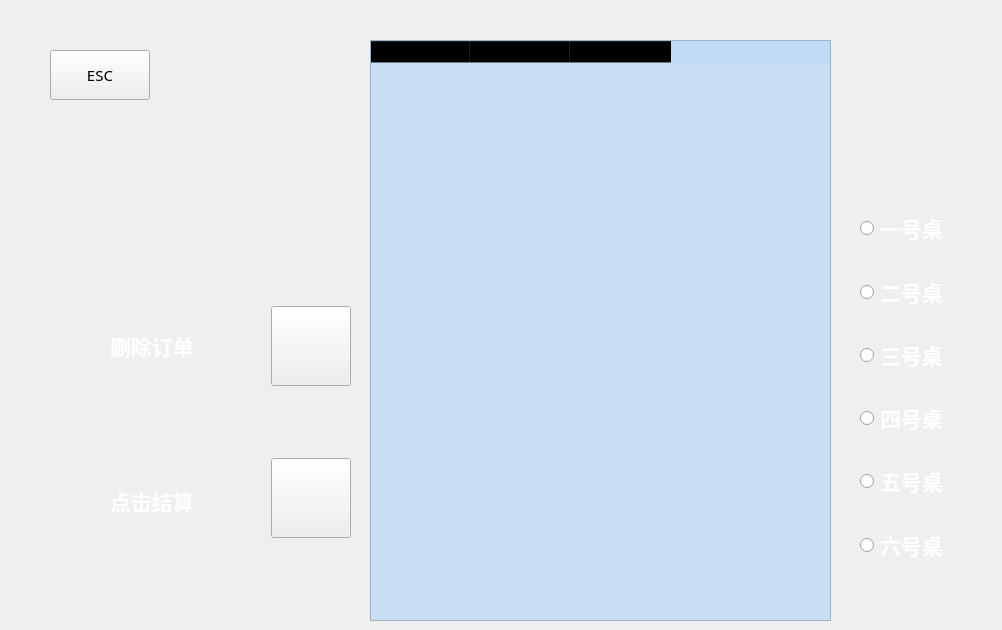
   <widget class="QWidget" name="page_checkorder">
    <widget class="QPushButton" name="but_esc_p6">
     <property name="geometry">
      <rect>
       <x>50</x>
       <y>50</y>
       <width>100</width>
       <height>50</height>
      </rect>
     </property>
     <property name="minimumSize">
      <size>
       <width>100</width>
       <height>50</height>
      </size>
     </property>
     <property name="maximumSize">
      <size>
       <width>100</width>
       <height>50</height>
      </size>
     </property>
     <property name="font">
      <font>
       <family>Segoe UI Light</family>
       <pointsize>11</pointsize>
      </font>
     </property>
     <property name="text">
      <string>ESC</string>
     </property>
    </widget>
    <widget class="QTableWidget" name="orderRecordTab">
     <property name="geometry">
      <rect>
       <x>370</x>
       <y>40</y>
       <width>461</width>
       <height>581</height>
      </rect>
     </property>
     <property name="styleSheet">
      <string notr="true">background-color:rgb(189, 217, 242,200);</string>
     </property>
     <column>
      <property name="text">
       <string>菜名</string>
      </property>
     </column>
     <column>
      <property name="text">
       <string>类别</string>
      </property>
     </column>
     <column>
      <property name="text">
       <string>价格</string>
      </property>
     </column>
    </widget>
    <widget class="QLabel" name="label_total">
     <property name="geometry">
      <rect>
       <x>820</x>
       <y>580</y>
       <width>161</width>
       <height>41</height>
      </rect>
     </property>
     <property name="font">
      <font>
       <family>等线 Light</family>
       <pointsize>14</pointsize>
      </font>
     </property>
     <property name="text">
      <string/>
     </property>
    </widget>
    <widget class="QWidget" name="layoutWidget">
     <property name="geometry">
      <rect>
       <x>860</x>
       <y>190</y>
       <width>133</width>
       <height>393</height>
      </rect>
     </property>
     <layout class="QVBoxLayout" name="verticalLayout_5">
      <item>
       <spacer name="verticalSpacer_16">
        <property name="orientation">
         <enum>Qt::Vertical</enum>
        </property>
        <property name="sizeHint" stdset="0">
         <size>
          <width>128</width>
          <height>13</height>
         </size>
        </property>
       </spacer>
      </item>
      <item>
       <widget class="QRadioButton" name="radiobut_ta1">
        <property name="font">
         <font>
          <family>等线 Light</family>
          <pointsize>16</pointsize>
          <weight>75</weight>
          <bold>true</bold>
         </font>
        </property>
        <property name="styleSheet">
         <string notr="true">color: rgb(255, 255, 255);</string>
        </property>
        <property name="text">
         <string>一号桌</string>
        </property>
       </widget>
      </item>
      <item>
       <spacer name="verticalSpacer_15">
        <property name="orientation">
         <enum>Qt::Vertical</enum>
        </property>
        <property name="sizeHint" stdset="0">
         <size>
          <width>128</width>
          <height>13</height>
         </size>
        </property>
       </spacer>
      </item>
      <item>
       <widget class="QRadioButton" name="radiobut_ta2">
        <property name="font">
         <font>
          <family>等线 Light</family>
          <pointsize>16</pointsize>
          <weight>75</weight>
          <bold>true</bold>
         </font>
        </property>
        <property name="styleSheet">
         <string notr="true">color: rgb(255, 255, 255);</string>
        </property>
        <property name="text">
         <string>二号桌</string>
        </property>
       </widget>
      </item>
      <item>
       <spacer name="verticalSpacer_14">
        <property name="orientation">
         <enum>Qt::Vertical</enum>
        </property>
        <property name="sizeHint" stdset="0">
         <size>
          <width>128</width>
          <height>13</height>
         </size>
        </property>
       </spacer>
      </item>
      <item>
       <widget class="QRadioButton" name="radiobut_ta3">
        <property name="font">
         <font>
          <family>等线 Light</family>
          <pointsize>16</pointsize>
          <weight>75</weight>
          <bold>true</bold>
         </font>
        </property>
        <property name="styleSheet">
         <string notr="true">color: rgb(255, 255, 255);</string>
        </property>
        <property name="text">
         <string>三号桌</string>
        </property>
       </widget>
      </item>
      <item>
       <spacer name="verticalSpacer_13">
        <property name="orientation">
         <enum>Qt::Vertical</enum>
        </property>
        <property name="sizeHint" stdset="0">
         <size>
          <width>128</width>
          <height>13</height>
         </size>
        </property>
       </spacer>
      </item>
      <item>
       <widget class="QRadioButton" name="radiobut_ta4">
        <property name="font">
         <font>
          <family>等线 Light</family>
          <pointsize>16</pointsize>
          <weight>75</weight>
          <bold>true</bold>
         </font>
        </property>
        <property name="styleSheet">
         <string notr="true">color: rgb(255, 255, 255);</string>
        </property>
        <property name="text">
         <string>四号桌</string>
        </property>
       </widget>
      </item>
      <item>
       <spacer name="verticalSpacer_17">
        <property name="orientation">
         <enum>Qt::Vertical</enum>
        </property>
        <property name="sizeHint" stdset="0">
         <size>
          <width>128</width>
          <height>13</height>
         </size>
        </property>
       </spacer>
      </item>
      <item>
       <widget class="QRadioButton" name="radiobut_ta5">
        <property name="font">
         <font>
          <family>等线 Light</family>
          <pointsize>16</pointsize>
          <weight>75</weight>
          <bold>true</bold>
         </font>
        </property>
        <property name="styleSheet">
         <string notr="true">color: rgb(255, 255, 255);</string>
        </property>
        <property name="text">
         <string>五号桌</string>
        </property>
       </widget>
      </item>
      <item>
       <spacer name="verticalSpacer_18">
        <property name="orientation">
         <enum>Qt::Vertical</enum>
        </property>
        <property name="sizeHint" stdset="0">
         <size>
          <width>128</width>
          <height>13</height>
         </size>
        </property>
       </spacer>
      </item>
      <item>
       <widget class="QRadioButton" name="radiobut_ta6">
        <property name="font">
         <font>
          <family>等线 Light</family>
          <pointsize>16</pointsize>
          <weight>75</weight>
          <bold>true</bold>
         </font>
        </property>
        <property name="styleSheet">
         <string notr="true">color: rgb(255, 255, 255);</string>
        </property>
        <property name="text">
         <string>六号桌</string>
        </property>
       </widget>
      </item>
      <item>
       <spacer name="verticalSpacer_19">
        <property name="orientation">
         <enum>Qt::Vertical</enum>
        </property>
        <property name="sizeHint" stdset="0">
         <size>
          <width>128</width>
          <height>13</height>
         </size>
        </property>
       </spacer>
      </item>
     </layout>
    </widget>
    <widget class="QLabel" name="label_8">
     <property name="geometry">
      <rect>
       <x>110</x>
       <y>330</y>
       <width>141</width>
       <height>31</height>
      </rect>
     </property>
     <property name="font">
      <font>
       <family>等线 Light</family>
       <pointsize>16</pointsize>
       <weight>75</weight>
       <bold>true</bold>
      </font>
     </property>
     <property name="styleSheet">
      <string notr="true">color: rgb(255, 255, 255);</string>
     </property>
     <property name="text">
      <string>删除订单</string>
     </property>
    </widget>
    <widget class="QLabel" name="label_4">
     <property name="geometry">
      <rect>
       <x>110</x>
       <y>480</y>
       <width>131</width>
       <height>41</height>
      </rect>
     </property>
     <property name="font">
      <font>
       <family>等线 Light</family>
       <pointsize>16</pointsize>
       <weight>75</weight>
       <bold>true</bold>
      </font>
     </property>
     <property name="styleSheet">
      <string notr="true">color: rgb(255, 255, 255);</string>
     </property>
     <property name="text">
      <string>点击结算</string>
     </property>
    </widget>
    <widget class="QPushButton" name="but_delorder">
     <property name="geometry">
      <rect>
       <x>271</x>
       <y>306</y>
       <width>80</width>
       <height>80</height>
      </rect>
     </property>
     <property name="minimumSize">
      <size>
       <width>80</width>
       <height>80</height>
      </size>
     </property>
     <property name="maximumSize">
      <size>
       <width>80</width>
       <height>80</height>
      </size>
     </property>
     <property name="styleSheet">
      <string notr="true">border-image: url(:/icon/删除.png);
</string>
     </property>
     <property name="text">
      <string/>
     </property>
    </widget>
    <widget class="QPushButton" name="but_settle">
     <property name="geometry">
      <rect>
       <x>271</x>
       <y>458</y>
       <width>80</width>
       <height>80</height>
      </rect>
     </property>
     <property name="sizePolicy">
      <sizepolicy hsizetype="Minimum" vsizetype="Fixed">
       <horstretch>200</horstretch>
       <verstretch>200</verstretch>
      </sizepolicy>
     </property>
     <property name="minimumSize">
      <size>
       <width>80</width>
       <height>80</height>
      </size>
     </property>
     <property name="maximumSize">
      <size>
       <width>80</width>
       <height>80</height>
      </size>
     </property>
     <property name="styleSheet">
      <string notr="true">border-image: url(:/icon/打卡签到.png);</string>
     </property>
     <property name="text">
      <string/>
     </property>
    </widget>
   </widget>
